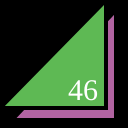
Frame 1 (no input)
Frame 60 (no input): identical to frame 1, image omitted
Frame 120 (the mouse pressed at the canvas centre since frame 60): identical to frame 1, image omitted

The p5.js sketch that drew this single still picture (run headless with seeded random() and noise() and a simulated clock; from frame 60 on, the mouse is pressed at the canvas centre):

// p5.js sketch
// ── sketch.js
function setup() {
  createCanvas(128,128);
}

function draw() {
  background(0);
  strokeWeight(4);
  fill(178, 100, 162);
  triangle(12,120,116,120,116,10);
  fill(94, 185, 84);
  triangle(0,108,106,108,106,0);
  fill(255);
  textSize(30);

  textFont("serif");
  text("46", 68, 100);
}
